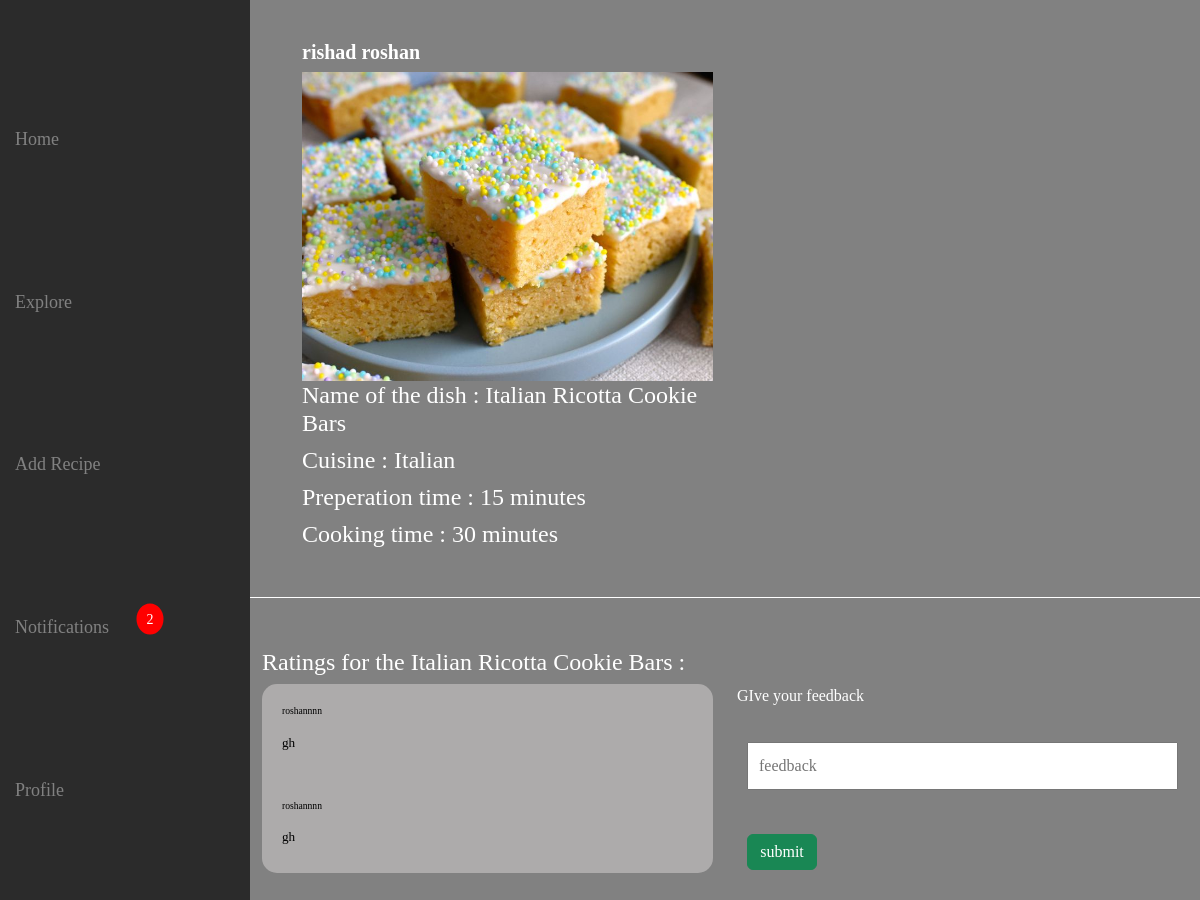
Before: /feedbacks/6 (signed in) with the older database file.
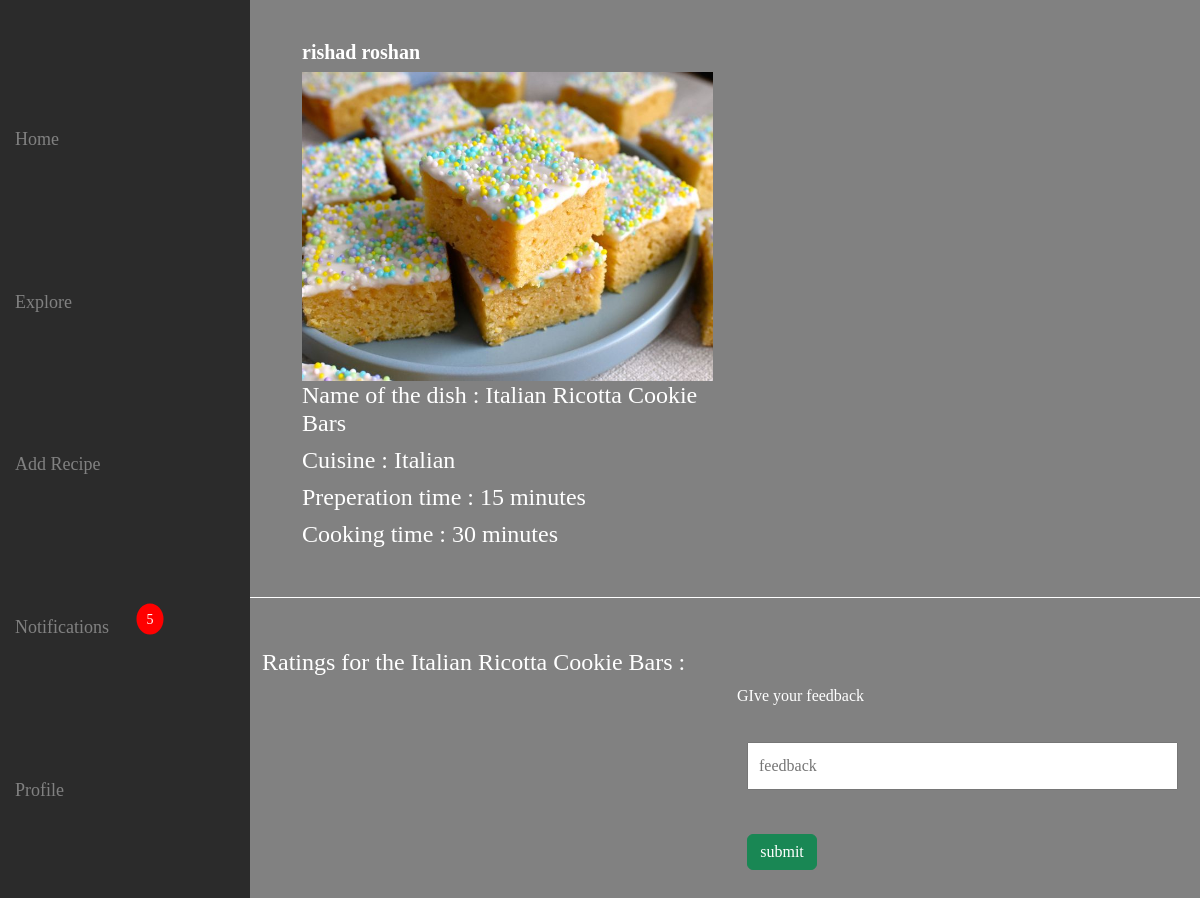
After: the same page with the newer database file.
### app/models.py (models this page shows)
class Ratings(models.Model):
    user=models.ForeignKey(User,on_delete=models.CASCADE)
    dish=models.ForeignKey(Dish, on_delete=models.CASCADE)
    ratings=models.TextField()

### app/views.py (the view)
# urls.py: path('feedbacks/<pid>',views.feedbacks,name='feedbacks'),
def feedbacks(req,pid):
    if 'user' in req.session:
        user=User.objects.get(username=req.session['user'])
        dish=Dish.objects.get(pk=pid)
        if req.method=='POST':
            rate=req.POST['rating']
            data=Ratings.objects.create(user=user,dish=dish,ratings=rate)
            data.save()
            return redirect('feedbacks',pid=pid)
        else:
            data=Ratings.objects.filter(dish=pid)
            ingr=Ingredients.objects.filter(dish=pid)
            cook=Cooking.objects.filter(dish=pid)
            unread_count = Notification.objects.filter(user=User.objects.get(username=req.session['user']), read=False).count()
            return render(req,'ratings.html',{'data':data,'dish':dish,'ingr':ingr,'cook':cook,'unread_count':unread_count})
    else:
        return redirect(shop_login)

### templates/ratings.html (shortened to what this page needs)
<!DOCTYPE html>
<html lang="en">
<head>
    {% load static %}
    <link rel="stylesheet" href="https://cdnjs.cloudflare.com/ajax/libs/font-awesome/6.7.2/css/all.min.css"
 />
    <link href="https://cdn.jsdelivr.net/npm/bootstrap@5.3.3/dist/css/bootstrap.min.css" rel="stylesheet">
    <link rel="stylesheet" href="{% static 'css/style.css' %}">
</head>
<body>
    <div id="sidebar" class="sidebar">
        <a href="../userHome"><span>Home</span></a>
        <a href="../explore"><span>Explore</span></a>
        <a href="../addRecipe"><span>Add Recipe</span></a>
        <div class="notification">
            <a href="../notifications"><span>Notifications</span></a>
            {% if unread_count > 0 %}
            <span class="notification-badge">{{ unread_count }}</span>
            {% endif %}
        </div>
        <a href="../profile"><span>Profile</span></a>
    </div>
    <div class="container-fluid main">
        <div class="row post">
            <div class="col-lg-6 dish">
                <div class="dishDet">
                    <h5><a href="../viewUser/{{dish.user.pk}}" class="viewUser">{{dish.user.first_name}}</a></h5>
                    <img src="{{dish.img.url}}" alt="" width="100%">
                </div>
                <div class="dishDet dishDet2">
                    <h4>Name of the dish : {{dish.name}}</h4>
                <h4> Cuisine : {{dish.cuisine}}</h4>
                <h4> Preperation time : {{dish.prep}} minutes</h4>
                <h4> Cooking time : {{dish.cook}} minutes</h4>
                </div>
            </div>
        </div>
        <div class="row rating">
            <h4>Ratings for the {{dish.name}} :</h4>
            <div class="col-lg-6 col-md-6">
                <div class="ratings">
                    {% if data %}
                    {% for i in data %}
                    <div class="rate">
                        <p>{{i.user.first_name}}</p>
                        <h5>{{i.ratings}}</h5>
                    </div>
                    {% endfor %}
                    {% endif %}
                </div>
            </div>
            <div class="col-lg-6 col-md-6">
                <form action="" method="post" id="feedbackForm">
                    <label for="">GIve your feedback</label><br>
                    <input type="text" name="rating" id="" placeholder="feedback"> <br>
                    <input type="submit" class="btn btn-success" value="submit">
                </form>
            </div>
        </div>
    </div>
</body>
</html>

Changed rows visible on the page:
removed Ratings: user.first_name "roshannnn", ratings "gh"
removed Ratings: user.first_name "roshannnn", ratings "gh"
Other visible differences:
{{ unread_count }}: "2" → "5"
